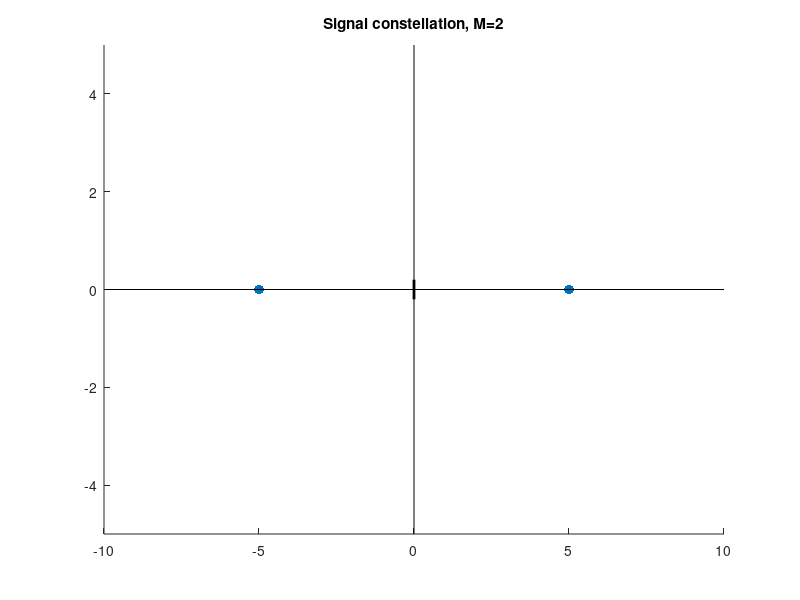
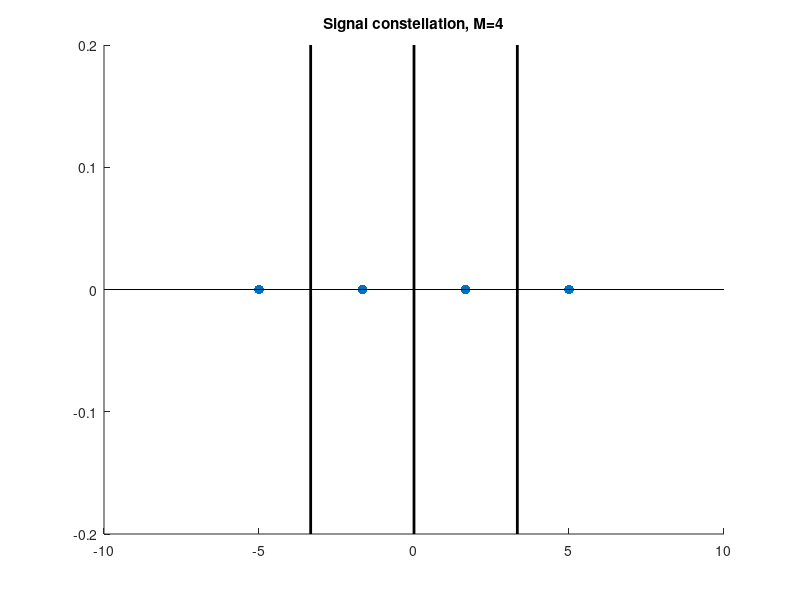

MATLAB code to generate these figures, in order:

clear all
clf
close all
clc


% M=2
c=5;
figure(1)
% Symbolerna
scatter([-c c],[0 0],50,'filled')
hold on

% Grid
plot([-10 10],[0 0],'black')
plot([0 0],[-5 5],'black')

% Boundaries - Vill vi ha detta?
%plot([-10 0],[0 0],'r','linewidth',1.5)
%plot([0 10],[0 0],'g','linewidth',2)

% Boundarie points
plot([0 0],[-0.2 0.2],'black','linewidth',2)
title('Signal constellation, M=2')
axis([-10 10 -5 5])

% M=4
c=5/3;
figure(2)
% Symbolerna
scatter([-3*c -c c 3*c],[0 0 0 0],50,'filled')
hold on

% Grid
plot([-10 10],[0 0],'black')
%plot([0 0],[-5 5],'black')

% Boundaries - Vill vi ha detta?
%plot([-10 0],[0 0],'r','linewidth',1.5)
%plot([0 10],[0 0],'g','linewidth',2)

% Boundarie points
plot([0 0],[-0.2 0.2],'black','linewidth',2)
plot([2*c 2*c],[-0.2 0.2],'black','linewidth',2)
plot([-2*c -2*c],[-0.2 0.2],'black','linewidth',2)
title('Signal constellation, M=4')

